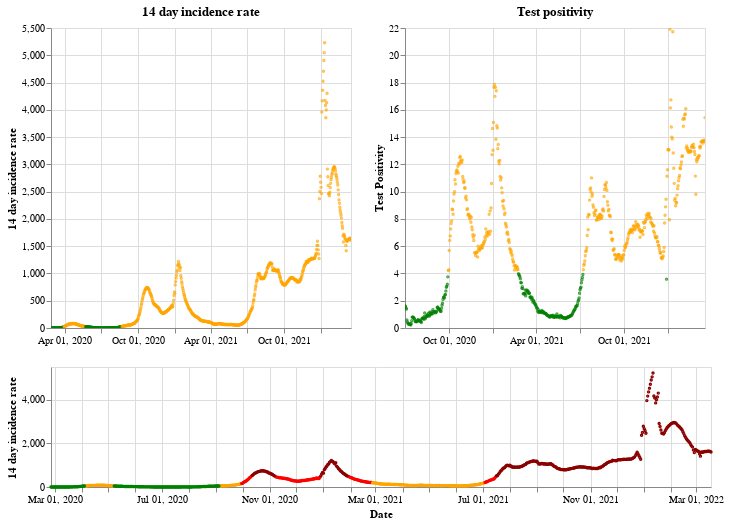

Here is the notebook cell this chart was saved with:
### Markdown cell above
## Northern Ireland

### Code cell
plot_traffic_light('Northern Ireland')

### Figure 1 — Vega-Lite specification as saved in the notebook (floating-point values rounded to 4 significant figures; data arrays with more than 128 entries replaced by an {"elided": "..."} marker saying what was removed)
{"config": {"view": {"continuousWidth": 400, "continuousHeight": 300}}, "vconcat": [{"hconcat": [{"mark": {"type": "point", "size": 2}, "encoding": {"color": {"condition": {"value": "green", "test": "(datum.twoWeeklyCasesRate <= 25)"}, "value": "orange"}, "tooltip": [{"type": "nominal", "field": "areaName"}, {"type": "temporal", "field": "date"}, {"type": "quantitative", "field": "twoWeeklyCasesRate"}, {"type": "quantitative", "field": "testPositivity"}], "x": {"type": "temporal", "axis": {"title": ""}, "field": "date", "scale": {"domain": {"selection": "DateBrush"}}, "timeUnit": "yearmonthdate"}, "y": {"type": "quantitative", "axis": {"title": "14 day incidence rate"}, "field": "twoWeeklyCasesRate"}}, "title": "14 day incidence rate", "width": 300}, {"mark": {"type": "point", "size": 2}, "encoding": {"color": {"condition": {"value": "green", "test": "(datum.testPositivity <= 4)"}, "value": "orange"}, "tooltip": [{"type": "nominal", "field": "areaName"}, {"type": "temporal", "field": "date"}, {"type": "quantitative", "field": "twoWeeklyCasesRate"}, {"type": "quantitative", "field": "testPositivity"}], "x": {"type": "temporal", "axis": {"title": ""}, "field": "date", "scale": {"domain": {"selection": "DateBrush"}}, "timeUnit": "yearmonthdate"}, "y": {"type": "quantitative", "axis": {"title": "Test Positivity"}, "field": "testPositivity"}}, "title": "Test positivity", "width": 300}]}, {"layer": [{"mark": {"type": "point", "size": 2}, "encoding": {"color": {"condition": {"value": "orange", "test": "(((datum.testPositivity < 4) && (datum.twoWeeklyCasesRate >= 50)) && (datum.twoWeeklyCasesRate < 200))"}, "value": "red"}, "opacity": {"condition": {"value": 1, "test": "((datum.twoWeeklyCasesRate >= 50) && (datum.twoWeeklyCasesRate < 500))"}, "value": 0}, "tooltip": [{"type": "nominal", "field": "areaName"}, {"type": "temporal", "field": "date"}, {"type": "quantitative", "field": "twoWeeklyCasesRate"}, {"type": "quantitative", "field": "testPositivity"}], "x": {"type": "temporal", "axis": {"title": "Date"}, "field": "date", "timeUnit": "yearmonthdate"}, "y": {"type": "quantitative", "axis": {"title": "14 day incidence rate"}, "field": "twoWeeklyCasesRate"}}, "selection": {"DateBrush": {"type": "interval", "encodings": ["x"], "fields": ["Time"]}}}, {"mark": {"type": "point", "size": 2}, "encoding": {"color": {"value": "darkred"}, "opacity": {"condition": {"value": 1, "test": "(datum.twoWeeklyCasesRate >= 500)"}, "value": 0}, "tooltip": [{"type": "nominal", "field": "areaName"}, {"type": "temporal", "field": "date"}, {"type": "quantitative", "field": "twoWeeklyCasesRate"}, {"type": "quantitative", "field": "testPositivity"}], "x": {"type": "temporal", "axis": {"title": "Date"}, "field": "date", "timeUnit": "yearmonthdate"}, "y": {"type": "quantitative", "axis": {"title": "14 day incidence rate"}, "field": "twoWeeklyCasesRate"}}}, {"mark": {"type": "point", "size": 2}, "encoding": {"color": {"condition": {"value": "green", "test": "((datum.testPositivity < 4) && (datum.twoWeeklyCasesRate < 50))"}, "value": "orange"}, "opacity": {"condition": {"value": 1, "test": "(datum.twoWeeklyCasesRate < 50)"}, "value": 0}, "tooltip": [{"type": "nominal", "field": "areaName"}, {"type": "temporal", "field": "date"}, {"type": "quantitative", "field": "twoWeeklyCasesRate"}, {"type": "quantitative", "field": "testPositivity"}], "x": {"type": "temporal", "axis": {"title": "Date"}, "field": "date", "timeUnit": "yearmonthdate"}, "y": {"type": "quantitative", "axis": {"title": "14 day incidence rate"}, "field": "twoWeeklyCasesRate"}}}], "height": 120, "width": 660}], "data": {"name": "data-df9aa2e7e15a7f68a00d9a781eb842e8"}, "$schema": "https://vega.github.io/schema/vega-lite/v4.8.1.json", "datasets": {"data-df9aa2e7e15a7f68a00d9a781eb842e8": {"elided": "752 records"}}}
